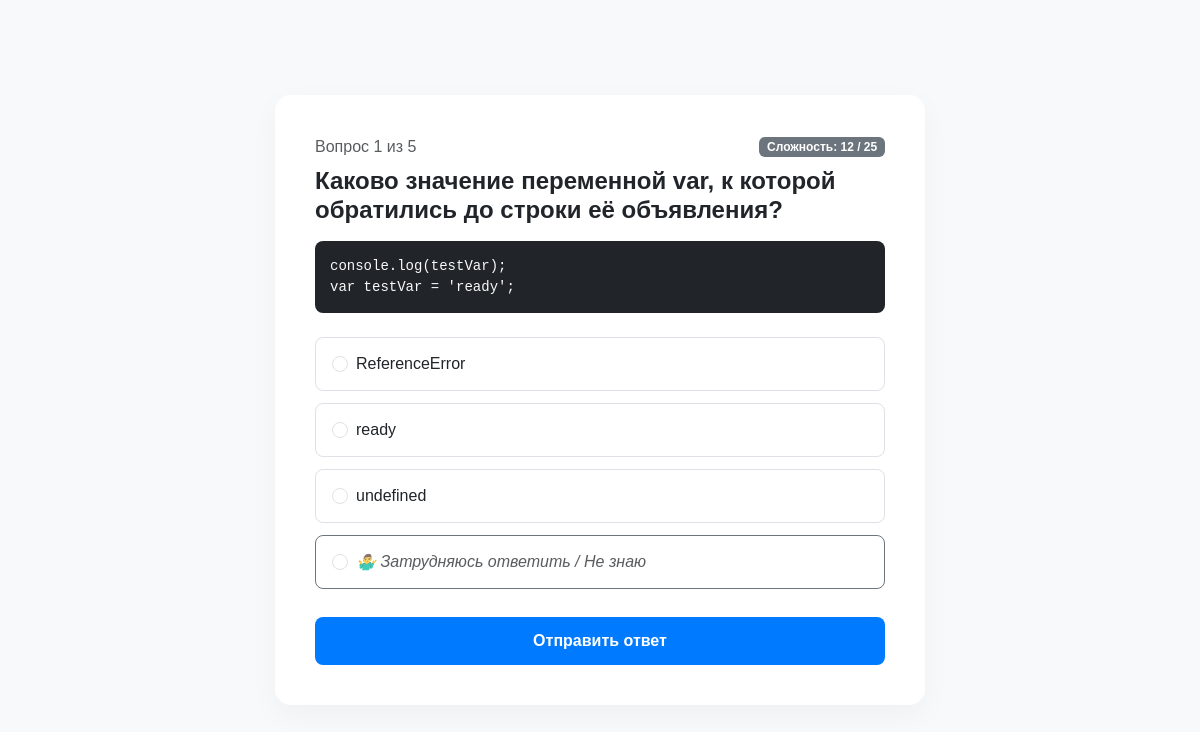
Page /question/ (signed in) on the committed database.
### quiz/models.py (models this page shows, shortened)
class Question(models.Model):
    text = models.TextField(verbose_name="Текст вопроса")
    code_snippet = models.TextField(blank=True, null=True, verbose_name="Код/Листинг")
    option_a = models.CharField(max_length=255, verbose_name="Вариант А")
    option_b = models.CharField(max_length=255, verbose_name="Вариант Б")
    option_c = models.CharField(max_length=255, verbose_name="Вариант С")
    correct_option = models.CharField(max_length=1, choices=[('A', 'A'), ('B', 'B'), ('C', 'C')], verbose_name="Правильный ответ")
    difficulty = models.IntegerField(verbose_name="Сложность (1-25)")
    topic = models.CharField(max_length=255, blank=True, null=True, verbose_name="Тема вопроса")
    explanation = models.TextField(blank=True, null=True, verbose_name="Пояснение")

### quiz/views.py (the view)
# urls.py: path('question/', views.question_view, name='question'),
@login_required
def question_view(request):
    current_idx = request.session.get('current_question_idx', 0)
    if current_idx >= 5:
        return redirect('result')
    target_difficulty = request.session.get('current_difficulty', 12)
    use_ai = request.session.get('use_ai', False)
    if use_ai:
        question = generate_question_via_ai(target_difficulty)
        request.session['ai_question_data'] = {
            'text': question.text,
            'code_snippet': question.code_snippet,
            'option_a': question.option_a,
            'option_b': question.option_b,
            'option_c': question.option_c,
            'correct_option': question.correct_option,
            'difficulty': question.difficulty,
            'topic': question.topic,
            'explanation': question.explanation
        }
    else:
        asked_ids = request.session.get('asked_ids', [])
        pool = Question.objects.filter(
            difficulty=target_difficulty
        ).exclude(id__in=asked_ids)
        if not pool.exists():
            pool = Question.objects.exclude(id__in=asked_ids)
            if not pool.exists():
                return redirect('result')
            question = min(pool, key=lambda q: abs(q.difficulty - target_difficulty))
        else:
            question = random.choice(pool)
        request.session['current_question_id'] = question.id
        request.session['ai_question_data'] = None
    return render(request, 'quiz/test.html', {
        'question': question,
        'question_num': current_idx + 1
    })

### quiz/templates/quiz/test.html (shortened to what this page needs)
<!DOCTYPE html>
<html lang="ru">
<head>
    <link href="https://cdn.jsdelivr.net/npm/bootstrap@5.3.0/dist/css/bootstrap.min.css" rel="stylesheet">
</head>
<body>
    <div class="quiz-card m-3">
        <div class="d-flex justify-content-between align-items-center mb-2">
            <span class="text-muted">Вопрос {{ question_num }} из 5</span>
            <span class="badge bg-secondary">Сложность: {{ question.difficulty }} / 25</span>
        </div>
        <h4 class="fw-bold text-dark mb-3">{{ question.text }}</h4>
        {% if question.code_snippet %}
        <pre><code>{{ question.code_snippet }}</code></pre>
        {% endif %}
        <form action="{% url 'submit' %}" method="POST" class="mt-4">
            <div class="form-check">
                <input class="form-check-input" type="radio" name="answer" id="ans_A" value="A" required>
                <label class="form-check-label w-100" for="ans_A">{{ question.option_a }}</label>
            </div>
            <div class="form-check">
                <input class="form-check-input" type="radio" name="answer" id="ans_B" value="B" required>
                <label class="form-check-label w-100" for="ans_B">{{ question.option_b }}</label>
            </div>
            <div class="form-check">
                <input class="form-check-input" type="radio" name="answer" id="ans_C" value="C" required>
                <label class="form-check-label w-100" for="ans_C">{{ question.option_c }}</label>
            </div>
            <div class="form-check border-dashed border-secondary">
                <input class="form-check-input" type="radio" name="answer" id="ans_dont" value="dont_know" required>
                <label class="form-check-label w-100 text-muted fw-italic" for="ans_dont">
                    <em>🤷‍♂️ Затрудняюсь ответить / Не знаю</em>
                </label>
            </div>
            <button type="submit" class="btn btn-next mt-3">Отправить ответ</button>
        </form>
    </div>
</body>
</html>

### quiz/templates/quiz/test.html (style rules this page uses)
body { background-color: #f8f9fa; display: flex; align-items: center; justify-content: center; min-height: 100vh; font-family: sans-serif; }
.quiz-card { background: white; padding: 40px; border-radius: 16px; box-shadow: 0 10px 30px rgba(0, 0, 0, 0.04); max-width: 650px; width: 100%; }
.form-check { margin-bottom: 12px; padding: 14px 14px 14px 40px; border: 1px solid #dee2e6; border-radius: 8px; cursor: pointer; transition: 0.2s; }
.btn-next { background-color: #007bff; color: white; border: none; padding: 12px 30px; border-radius: 8px; font-weight: bold; width: 100%; }
pre { background: #212529; color: #f8f9fa; padding: 15px; border-radius: 8px; font-family: monospace; }

### rows in the picture
Question: difficulty "12", text "Каково значение переменной var, к которой обратились до строки её объявления?", code_snippet "console.log(testVar); var testVar = 'ready';", option_a "ReferenceError", option_b "ready", option_c "undefined"

### other values in the picture
{{ question_num }} "1"
